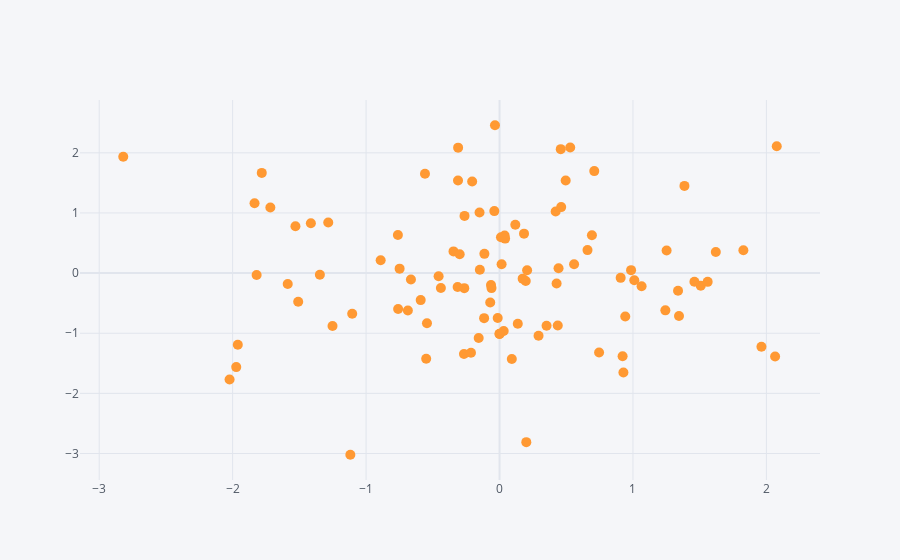

The notebook cell saved with this chart:
### Code cell
##kind parameter
df1.iplot(kind = 'scatter', x='A', y='B', mode = 'markers', size = 10)
